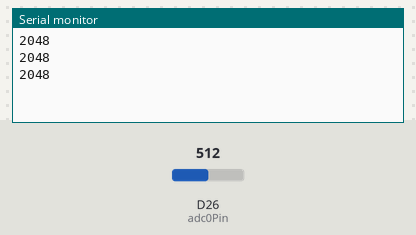
A sketch run on a simulated Arduino Due. On the bench: the last lines printed to the serial monitor. The inputs (shaded band) are chosen by the test bench; at power-on: D26 (adc0Pin) = 512 (analog values on the 0–1023 scale).

Above: at 2.2 s.
2.3 s: D26 (adc0Pin) set to 716
At 2.9 s:
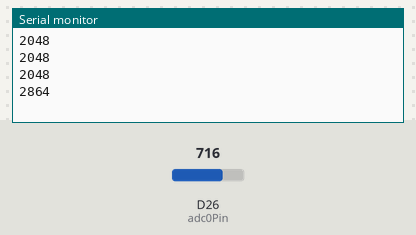
3.8 s: D26 (adc0Pin) set to 900
At 4.4 s:
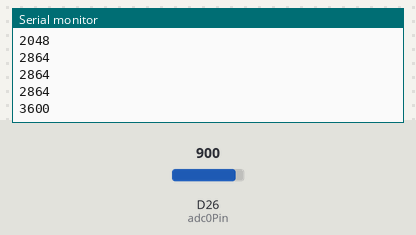
Timing chart, 0 to 6.8 s (numbered marks = the images above; inputs shaded):
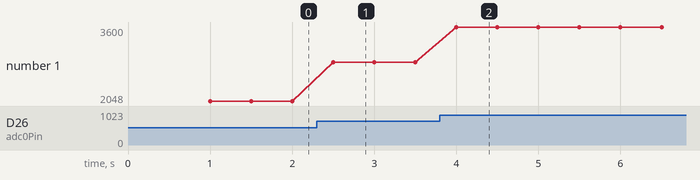

The sketch:

ADCTest.ino
```cpp
// (licence header left out)
// Potentiometer is connected to GPIO 26 (Analog ADC0)
const int adc0Pin = 26;

// variable for storing the potentiometer value
int adc0Value = 0;

void setup() {
  Serial.begin(115200);
  analogReadResolution(12);
  delay(1000);
}

void loop() {
  // Reading potentiometer value
  adc0Value = analogRead(adc0Pin);
  Serial.println(adc0Value);
  delay(500);
}
```

Measured:
- after the input at 2.3 s, the serial monitor: prints a new line after 0.20 s (image 1)
- after the input at 3.8 s, the serial monitor: prints a new line after 0.20 s (image 2)
- plotted number 1: 2048 → 2864 after the input at 2.3 s, 2864 → 3600 after the input at 3.8 s
